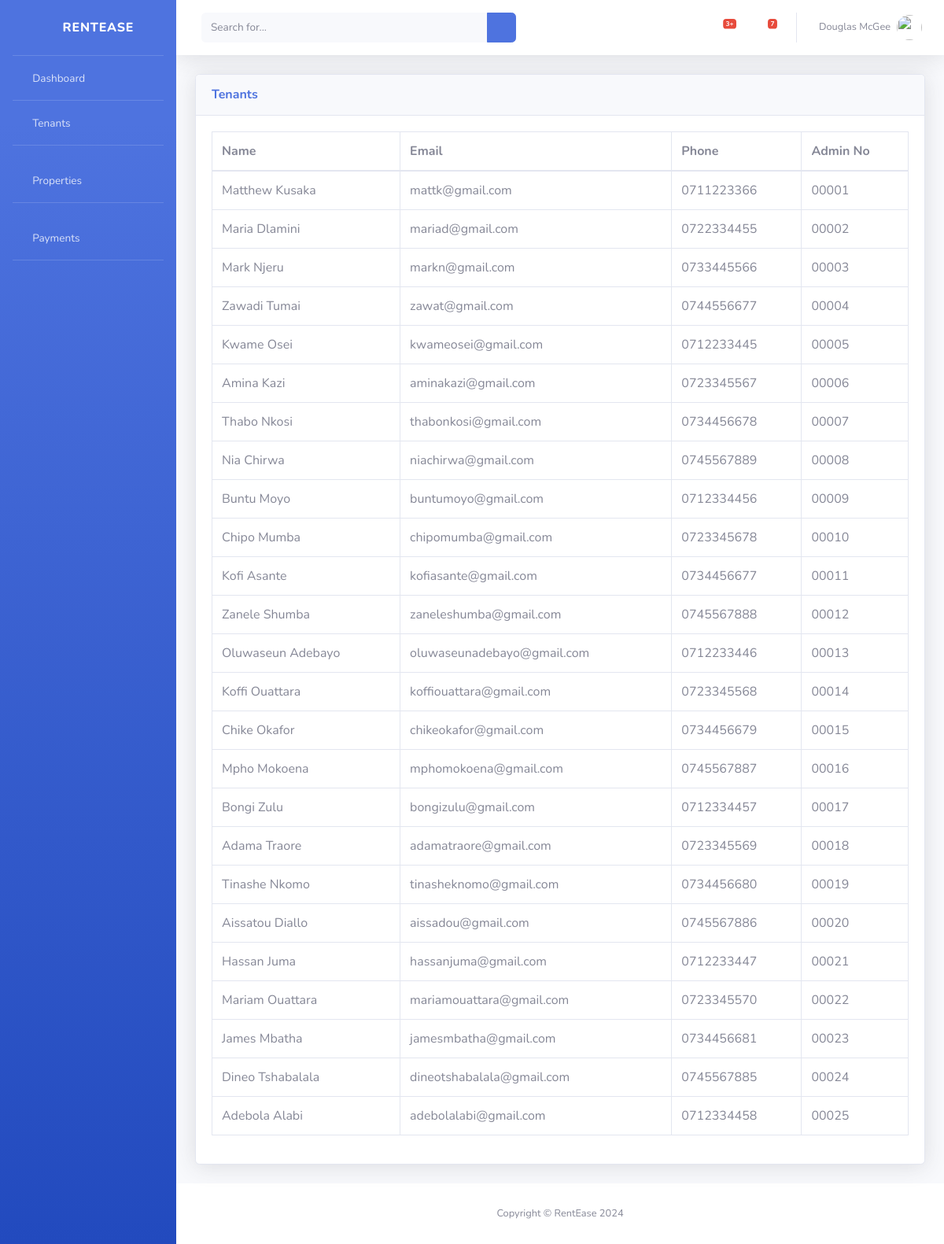
The page /tenants/ on the database its author committed.
### main/models.py (models this page shows, shortened)
class Tenants(models.Model):
    name = models.CharField(max_length=100)
    email = models.CharField(max_length=100)
    phone = models.CharField(max_length=15, unique=True)
    adm_no = models.CharField(max_length=100, unique=True)

### main/views.py (the view)
# urls.py: path('tenants/', views.tenants_view, name='tenants'),
def tenants_view(request):
    tenants = Tenants.objects.all()
    return render(request, 'tenants.html', {'tenants': tenants})

### templates/tenants.html (shortened to what this page needs)
{% extends 'master.html' %}
{% load static %}
{% block content %}
    <div class="card shadow mb-4">
        <div class="card-header py-3">
            <h6 class="m-0 font-weight-bold text-primary">Tenants</h6>
        </div>
        <div class="card-body">
            <div class="table-responsive">
                <table class="table table-bordered" id="dataTable" width="100%" cellspacing="0">
                    <thead>
                    <tr>
                        <th>Name</th>
                        <th>Email</th>
                        <th>Phone</th>
                        <th>Admin No</th>
                    </tr>
                    </thead>
                    <tbody>
                    {% for tenant in tenants %}
                        <tr>
                            <td>{{ tenant.name }}</td>
                            <td>{{ tenant.email }}</td>
                            <td>{{ tenant.phone }}</td>
                            <td>{{ tenant.adm_no }}</td>
                        </tr>
                    {% endfor %}
                    </tbody>
                </table>
            </div>
        </div>
    </div>
{% endblock content %}

### templates/master.html (shortened to what this page needs)
{% load static %}
<!DOCTYPE html>
<html lang="en">
<head>
    <link href="{% static 'vendor/fontawesome-free/css/all.min.css' %}" rel="stylesheet" type="text/css">
    <link href="{% static 'css/sb-admin-2.min.css' %}" rel="stylesheet">
</head>
<body id="page-top">
<div id="wrapper">
    <ul class="navbar-nav bg-gradient-primary sidebar sidebar-dark accordion" id="accordionSidebar">
        <a class="sidebar-brand d-flex align-items-center justify-content-center" href="dashboard.html">
            <div class="sidebar-brand-icon rotate-n-15">
                <i class="fas fa-building"></i>
            </div>
            <div class="sidebar-brand-text mx-3">RentEase</div>
        </a>
        <hr class="sidebar-divider my-0">
        <li class="nav-item">
            <a class="nav-link" href="{% url 'dashboard' %}">
                <i class="fas fa-fw fa-tachometer-alt"></i>
                <span>Dashboard</span></a>
        </li>
        <hr class="sidebar-divider my-0">
        <li class="nav-item">
            <a class="nav-link" href="{% url 'tenants' %}">
                <i class="fas fa-fw fa-tachometer-alt"></i>
                <span>Tenants</span></a>
        </li>
        <hr class="sidebar-divider">
        <li class="nav-item">
            <a class="nav-link" href="{% url 'properties' %}">
                <i class="fas fa-fw fa-building"></i>
                <span>Properties</span></a>
        </li>
        <hr class="sidebar-divider">
        <li class="nav-item">
            <a class="nav-link" href="{% url 'payments' %}">
                <i class="fas fa-fw fa-dollar-sign"></i>
                <span>Payments</span></a>
        </li>
        <hr class="sidebar-divider">
    </ul>
    <div id="content-wrapper" class="d-flex flex-column">
        <div id="content">
            <nav class="navbar navbar-expand navbar-light bg-white topbar mb-4 static-top shadow">
                <form
                        class="d-none d-sm-inline-block form-inline mr-auto ml-md-3 my-2 my-md-0 mw-100 navbar-search">
                    <div class="input-group">
                        <input type="text" class="form-control bg-light border-0 small" placeholder="Search for..."
                               aria-label="Search" aria-describedby="basic-addon2">
                        <div class="input-group-append">
                            <button class="btn btn-primary" type="button">
                                <i class="fas fa-search fa-sm"></i>
                            </button>
                        </div>
                    </div>
                </form>
                <ul class="navbar-nav ml-auto">
                    <li class="nav-item dropdown no-arrow mx-1">
                        <a class="nav-link dropdown-toggle" href="#" id="alertsDropdown" role="button"
                           data-toggle="dropdown" aria-haspopup="true" aria-expanded="false">
                            <i class="fas fa-bell fa-fw"></i>
                            <span class="badge badge-danger badge-counter">3+</span>
                        </a>
                    </li>
                    <li class="nav-item dropdown no-arrow mx-1">
                        <a class="nav-link dropdown-toggle" href="#" id="messagesDropdown" role="button"
                           data-toggle="dropdown" aria-haspopup="true" aria-expanded="false">
                            <i class="fas fa-envelope fa-fw"></i>
                            <span class="badge badge-danger badge-counter">7</span>
                        </a>
                    </li>
                    <li class="nav-item dropdown no-arrow">
                        <a class="nav-link dropdown-toggle" href="#" id="userDropdown" role="button"
                           data-toggle="dropdown" aria-haspopup="true" aria-expanded="false">
                            <span class="mr-2 d-none d-lg-inline text-gray-600 small">Douglas McGee</span>
                            <img class="img-profile rounded-circle"
                                 src="{% static 'img/undraw_profile.svg' %}">
                        </a>
                    </li>
                </ul>
            </nav>
            <div class="container-fluid">
                {% block content %}{% endblock %}
            </div>
        </div>
        <footer class="sticky-footer bg-white">
            <div class="container my-auto">
                <div class="copyright text-center my-auto">
                    <span>Copyright &copy; RentEase 2024</span>
                </div>
            </div>
        </footer>
    </div>
</div>
</body>
</html>

### rows shown on the page
Tenants: name "Matthew Kusaka", email "mattk@gmail.com", phone "0711223366", adm_no "00001"
Tenants: name "Maria Dlamini", email "mariad@gmail.com", phone "0722334455", adm_no "00002"
Tenants: name "Mark Njeru", email "markn@gmail.com", phone "0733445566", adm_no "00003"
Tenants: name "Zawadi Tumai", email "zawat@gmail.com", phone "0744556677", adm_no "00004"
Tenants: name "Kwame Osei", email "kwameosei@gmail.com", phone "0712233445", adm_no "00005"
Tenants: name "Amina Kazi", email "aminakazi@gmail.com", phone "0723345567", adm_no "00006"
Tenants: name "Thabo Nkosi", email "thabonkosi@gmail.com", phone "0734456678", adm_no "00007"
Tenants: name "Nia Chirwa", email "niachirwa@gmail.com", phone "0745567889", adm_no "00008"
Tenants: name "Buntu Moyo", email "buntumoyo@gmail.com", phone "0712334456", adm_no "00009"
Tenants: name "Chipo Mumba", email "chipomumba@gmail.com", phone "0723345678", adm_no "00010"
Tenants: name "Kofi Asante", email "kofiasante@gmail.com", phone "0734456677", adm_no "00011"
Tenants: name "Zanele Shumba", email "zaneleshumba@gmail.com", phone "0745567888", adm_no "00012"
Tenants: name "Oluwaseun Adebayo", email "oluwaseunadebayo@gmail.com", phone "0712233446", adm_no "00013"
Tenants: name "Koffi Ouattara", email "koffiouattara@gmail.com", phone "0723345568", adm_no "00014"
Tenants: name "Chike Okafor", email "chikeokafor@gmail.com", phone "0734456679", adm_no "00015"
Tenants: name "Mpho Mokoena", email "mphomokoena@gmail.com", phone "0745567887", adm_no "00016"
Tenants: name "Bongi Zulu", email "bongizulu@gmail.com", phone "0712334457", adm_no "00017"
Tenants: name "Adama Traore", email "adamatraore@gmail.com", phone "0723345569", adm_no "00018"
Tenants: name "Tinashe Nkomo", email "tinasheknomo@gmail.com", phone "0734456680", adm_no "00019"
Tenants: name "Aissatou Diallo", email "aissadou@gmail.com", phone "0745567886", adm_no "00020"
Tenants: name "Hassan Juma", email "hassanjuma@gmail.com", phone "0712233447", adm_no "00021"
Tenants: name "Mariam Ouattara", email "mariamouattara@gmail.com", phone "0723345570", adm_no "00022"
Tenants: name "James Mbatha", email "jamesmbatha@gmail.com", phone "0734456681", adm_no "00023"
Tenants: name "Dineo Tshabalala", email "dineotshabalala@gmail.com", phone "0745567885", adm_no "00024"
Tenants: name "Adebola Alabi", email "adebolalabi@gmail.com", phone "0712334458", adm_no "00025"
